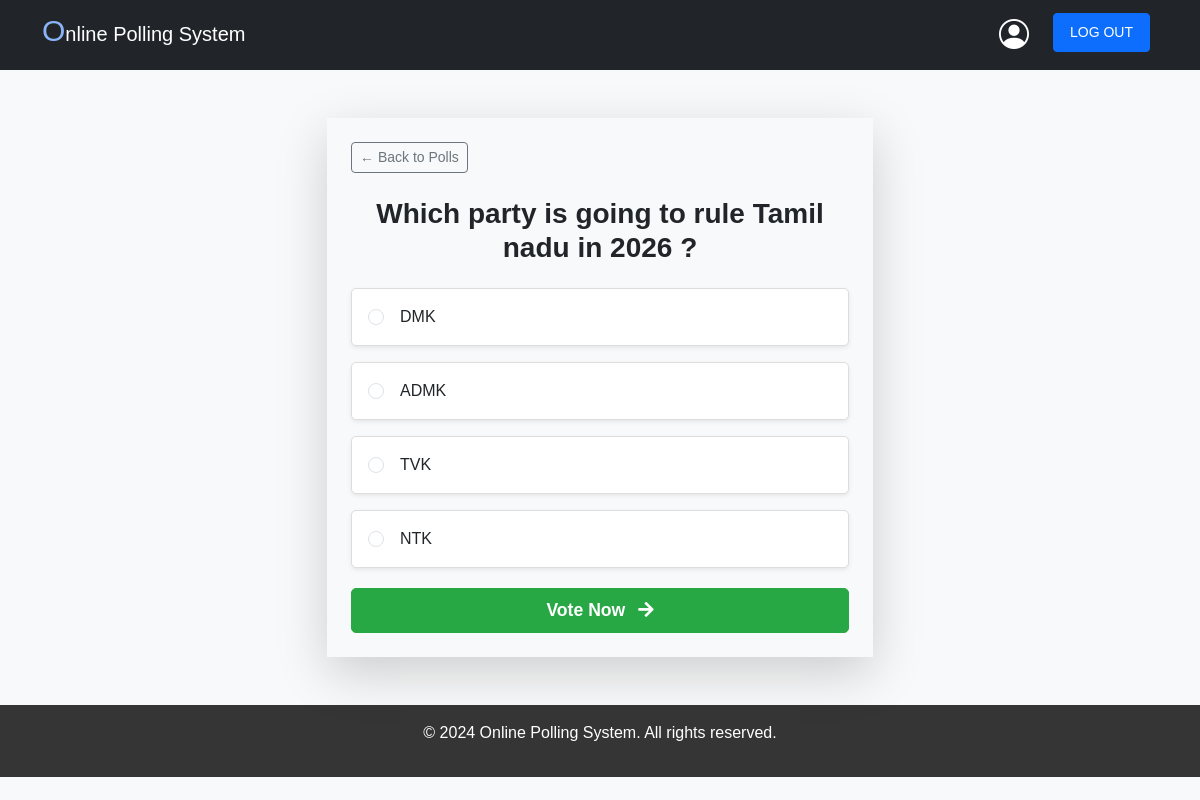
The page /polls/3/ (signed in) on the database its author committed.
### polls/models.py (models this page shows, shortened)
class Question(models.Model):
    question_text = models.CharField(max_length=200)
    pub_date = models.DateTimeField('date published')

class Choice(models.Model):
    question = models.ForeignKey(Question, on_delete=models.CASCADE)
    choice_text = models.CharField(max_length=200)
    votes = models.IntegerField(default=0)

### polls/views.py (the view)
# urls.py: path('<int:question_id>/', views.detail, name='detail'),
@login_required
def detail(request, question_id):
    question = Question.objects.filter(pk=question_id).first()
    if question is None:
        return render(request, 'polls/error.html')
    return render(request, 'polls/detail.html', {'question': question})

### templates/polls/detail.html (shortened to what this page needs)
{% extends 'base.html' %}
{% block content %}
{% load static %}
<div class="container py-5">
    <div class="row justify-content-center">
        <div class="col-lg-6 col-md-8 col-12">
            <div class="shadow-lg p-4 bg-light">
                <div class="d-flex justify-content-between align-items-center mb-4">
                    <a href="{% url 'polls:index' %}" class="btn btn-outline-secondary btn-sm">← Back to Polls</a>
                </div>
                <h2 class="text-center mb-4 text-dark">{{ question.question_text }}</h2>
                <form action="{% url 'polls:vote' question.id %}" method="post">
                    <div class="poll-options">
                        {% for choice in question.choice_set.all %}
                        <label class="form-check-label poll-option d-flex align-items-center mb-3 p-3 bg-white shadow-sm" for="choice{{ forloop.counter }}">
                            <input class="form-check-input me-3" type="radio" name="choice" id="choice{{ forloop.counter }}" value="{{ choice.id }}" {% if has_voted %} disabled {% endif %}>
                            <span class="text-dark">{{ choice.choice_text }}</span>
                        </label>
                        {% endfor %}
                    </div>
                    <div class="d-grid">
                        <button type="submit" class="btn btn-custom btn-lg" {% if has_voted %} disabled {% endif %}>
                            Vote Now <i class="fas fa-arrow-right ms-2"></i>
                        </button>
                    </div>
                </form>
            </div>
        </div>
    </div>
</div>
<link href="https://cdnjs.cloudflare.com/ajax/libs/font-awesome/5.15.4/css/all.min.css" rel="stylesheet">
{% endblock %}

### static/css/style.css (style rules this page uses)
body { color: rgb(2, 12, 22); }

### templates/base.html (style rules this page uses)
body { background:#F2F4F7; font-family: 'Arial', sans-serif; }
body { min-height: 100vh; margin: 0; color: #ffffff; }

### templates/polls/detail.html (style rules this page uses)
body { background-color: #f8f9fa; font-family: Arial, sans-serif; }
h2 { font-size: 1.75rem; font-weight: bold; color: #000; }
.poll-options { margin-bottom: 20px; }
.poll-option { border: 1px solid #ddd; border-radius: 5px; transition: background-color 0.3s ease, color 0.3s ease; cursor: pointer; padding-left: 25px; }
.poll-option input[type="radio"] { margin: 0 10px 0 0; transition: background-color 0.3s ease; }
.poll-option span { color: #000; }
.btn-custom { background-color: #28a745; border-color: #28a745; border-radius: 5px; font-size: 1.1rem; font-weight: bold; transition: background-color 0.3s, transform 0.2s ease-in-out; color: white; }
.btn-outline-secondary { border: 1px solid #6c757d; color: #6c757d; }
.d-grid { margin-top: 20px; }

### rows shown on the page
Question: question_text "Which party is going to rule Tamil nadu in 2026 ?"
Choice: choice_text "DMK"
Choice: choice_text "ADMK"
Choice: choice_text "TVK"
Choice: choice_text "NTK"
